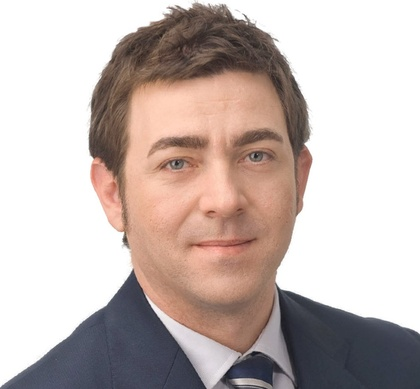
%> input picture Laboratorios/Lab03-Reconocimiento de caras/Imagenes/cara1.jpg, 420 x 389 px, shrunk from 975 x 902 before the run
$ octave PixeleadoCaras.m   (GNU Octave 9; MATLAB toolbox functions it lacks are replaced by stand-ins)
%> lines starting %> are read from the running program, lines starting %| are printed output that depends on the picture; in (x1, y1, x2, y2) boxes, pixels count from 0 and x2, y2 are one past the last pixel; in counts of white or black regions, pixels touching at a corner belong together; the program's own positions count from 1
% Este programa lee imagenes en formato jpg
% y las pixelea para bajar su resoluci髇 y
% el tama駉 de la matriz

clear all;
close all;
clc;

I1 = imread('Imagenes/cara1.jpg','jpg'); #Carga imagen
%> I1 is the input picture: size 389x420x3 uint8; mean R, G, B 197.3, 183.9, 179.7
figure(1); #muestra
imshow(uint8(I1)); #parsea a numeros 0 -255
I2 = I1;   #obs
Iz = I1(:,:,2);  #contraste
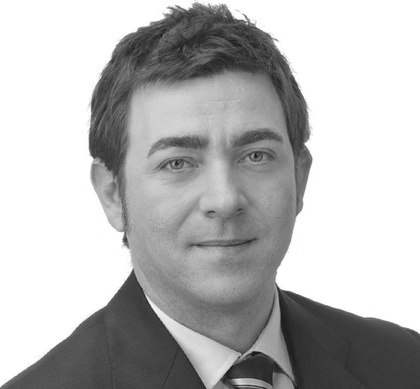
%> Iz: size 389x420 uint8; min 18, max 255, mean 183.9
%En caso la conversio no se pueda realizar cambiar el 2 por 1

[nf nc] = size(Iz);
%> nf = 389; nc = 420
%figure(2);
%imshow(uint8(Iz));


%========================================================
%                Recorte de cara por arriba
%========================================================

%                Foto               Foto recoratada
%     1  - x x x x x x x x x
%          x x x x x x x x x
%     f  - x x x x x x x x x   =>  x x x x x x x x x  -> Inicio de la cabeza
%     f  - x x x x x x x x x   =>  x x x x x x x x x  -> Inicio de la cabeza
%          x x x x x x x x x       x x x x x x x x x
%          x x x x x x x x x       x x x x x x x x x
%          x x x x x x x x x       x x x x x x x x x
%    nf    x x x x x x x x x       x x x x x x x x x
%========================================================

% ------------- Leyendo horizontalmente-------------
for f = 1:nf
  Ifila = Iz(f,:);
 %Revisa si tiene alguna mancha, diferente de blanca
 %Esto ocurre cuando llega a la cabeza
  if(any(Ifila < 255))
      break;
  end
end

%========================================================
%                Recorte de cara por abajo
%========================================================

%nfc = 1800;  1750
% Cambiar este valor para cada foto
k = 4.8
%Cuando k es mas peque駉 se corta m醩 - k generalmente(entre 1 y 3)
nfc = nf - nf/k;        % Recorte del cuello
%> nfc = 308
Iz1 = Iz(f:nfc, :);
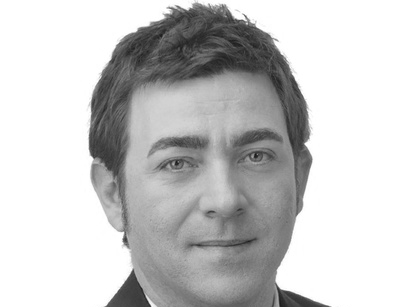
%> Iz1: size 307x420 uint8; min 22, max 255, mean 202.7
% nf representa toda la cara, y nf/k representa una porcion a cortar
% nfc refresenta la cara cortada.


%========================================================
%                Foto               Foto recoratada
%     1  - x x x x x x x x x          x x x x x x x x x ->inicio de la cabeza
%          x x x x x x x x x   => f - x x x x x x x x x
%          x x x x x x x x x          x x x x x x x x x
%          x x x x x x x x x          x x x x x x x x x
%    nfc - x x x x x x x x x          x x x x x x x x x -> inicio quijada
%          x x x x x x x x x
%     nf - x x x x x x x x x
%========================================================

%La parte del cuello para abajo lo podemos encontrar con la suguiente linea
%Iz1 = Iz(nfc:nf,:);   % se las filas de f a nfc
% Nostrar la foto recortada
%figure(3);
%imshow(uint8(Iz1));

%=========================x===============================
%             Recorte de cara por la izquierda
%========================================================

%-------------- Leyendo por columanas ----------------
for c1 = 1:nc
   Icol = Iz1(:,c1);
   if(any(Icol < 255))
     break;
   end
end

Iz2 = Iz1(:,c1:nc);   # Recorta por la izquierda
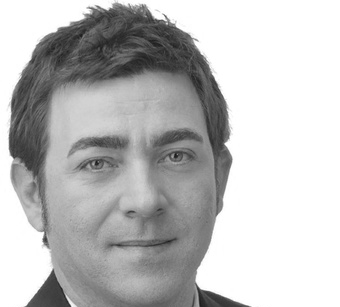
%> Iz2: size 307x340 uint8; min 22, max 255, mean 190.3
%figure(4);
%imshow(uint8(Iz2));
[nc2 nf2] = size(Iz2);
%> nc2 = 307; nf2 = 340

%========================================================
%             Recorte de cara por la derecha
%========================================================

%-------------- Leyendo por columanas ----------------
for c2 = nc2:-1:1
   Icol = Iz2(:,c2);
   if(any(Icol < 240))
     break;
   end
%-------------- Leyendo por columanas
end
Iz3 = Iz2(:,1:c2);
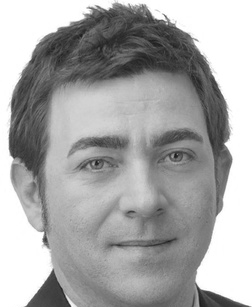
%> Iz3: size 307x252 uint8; min 22, max 255, mean 167.8
%figure(5);
%imshow(uint8(Iz3));
[ff cc] = size(Iz3);
%> ff = 307; cc = 252
ff
%> ff = 307
cc
%> cc = 252
%============================================================
%                        Pixeleado
%============================================================

% sacar un promedio de un conjunto de pixeles y poner un solo pixel
%              pc
%      x x x x x x x x x
%      x x x x x x x x x
%  pf  x x x x x x x x x      =>     x
%      x x x x x x x x x
%      x x x x x x x x x

%============================================================
% Dimension de los pixeles a reducir, depende del tama駉 de la foto

% Tama駉 final de la foto
tfinal_f = 50
tfinal_c = 50
pf = floor(ff/tfinal_f);
%> pf = 6
pc = floor(cc/tfinal_c);
%> pc = 5

ff3 = pf*floor(ff/pf);  % floor() redondea a un entero
%> ff3 = 306
cc3 = pc*floor(cc/pc);
%> cc3 = 250

% Pixelamiento en rectagulos de pf x pc
ii = 1;
for i = 1:pf:ff3
   jj = 1;
   for j = 1:pc:cc3
      im = Iz3(i:i+pf-1,j:j+pc-1);
      im = sum(sum(im))/(pf*pc);
      Inueva(ii,jj) = round(im);
      jj = jj + 1;
   end
   ii = ii + 1;
end
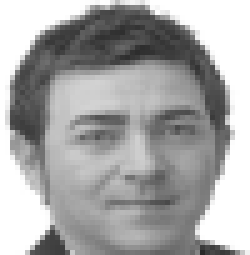
%> Inueva: size 51x50 double (shown 5 times larger); min 41, max 255, mean 167.3

I40 = Inueva;
I40bn = 255*round(I40/255*0.85);
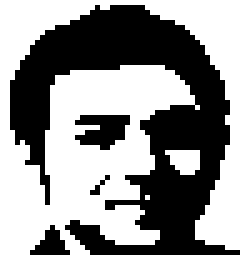
%> I40bn: size 51x50 double (shown 5 times larger); 57.6% white; 4 black regions (1 under 20 px), largest, box (x1, y1, x2, y2) and area: (2, 1, 48, 51) 996, (15, 23, 26, 30) 53, (6, 45, 14, 51) 26
%figure(13);
%imshow(uint8(I40bn));
I41bn = 255*round(I40/255*0.90);
%> I41bn: size 51x50 double; 61.7% white; 4 black regions (1 under 20 px), largest, box (x1, y1, x2, y2) and area: (2, 1, 47, 51) 904, (15, 23, 26, 29) 45, (6, 45, 14, 51) 25
%figure(14);
%imshow(uint8(I41bn));
I42bn = 255*round(I40/255*0.95);
%> I42bn: size 51x50 double; 65.8% white; 6 black regions (3 under 20 px), largest, box (x1, y1, x2, y2) and area: (2, 1, 47, 51) 802, (15, 23, 26, 29) 40, (6, 45, 14, 51) 25
figure(15);
imshow(uint8(I42bn));
[nf1 nf2] = size(I42bn);
%> nf1 = 51; nf2 = 50

% Para el entrenamiento se necesita que las fotos tengan
% el mismo numero de pixeles columnas

% Quitamos las columnas restantes para que la foto tenga el tama駉 de la foto final
%resto_c = nfc - tfinal_c

I_final = I42bn(1:tfinal_f, 1:tfinal_c);
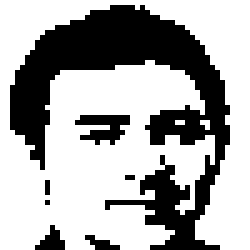
%> I_final: size 50x50 double (shown 5 times larger); 66.4% white; 7 black regions (5 under 20 px), largest, box (x1, y1, x2, y2) and area: (2, 1, 46, 50) 765, (15, 23, 26, 29) 40
[nfinalf nfinalc] = size(I_final);

% Guardar las imagenes pixeleadas
size(I_final)
save -ascii cara1px I_final;

$ run again, with Laboratorios/Lab03-Reconocimiento de caras/Imagenes/cara2.jpg copied over Laboratorios/Lab03-Reconocimiento de caras/Imagenes/cara1.jpg
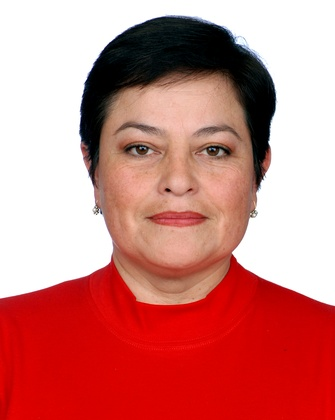
%> input picture Laboratorios/Lab03-Reconocimiento de caras/Imagenes/cara2.jpg, 335 x 420 px, shrunk from 2106 x 2644 before the run
%> I1 is the input picture: size 420x335x3 uint8; mean R, G, B 205.2, 127.4, 123.2
%> `Iz = I1(:,:,2);  #contraste`:
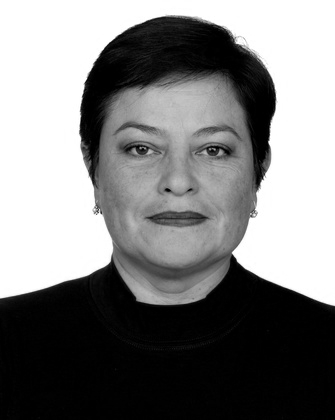
%> Iz: size 420x335 uint8; min 0, max 255, mean 127.4
%> I40bn: size 55x55 double; 57.8% white; 1 black region, box (x1, y1, x2, y2) and area: (0, 3, 55, 55) 1277
%> I41bn: size 55x55 double; 60.5% white; 2 black regions, box (x1, y1, x2, y2) and area: (0, 3, 55, 55) 1156, (23, 34, 36, 38) 38
%> I42bn: size 55x55 double; 62.6% white; 4 black regions (2 under 20 px), largest, box (x1, y1, x2, y2) and area: (0, 3, 55, 55) 1087, (24, 35, 35, 38) 31
%> `I_final = I42bn(1:tfinal_f, 1:tfinal_c);`:
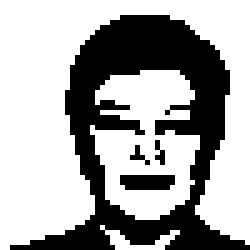
%> I_final: size 50x50 double (shown 5 times larger); 65.7% white; 4 black regions (2 under 20 px), largest, box (x1, y1, x2, y2) and area: (2, 3, 50, 50) 814, (24, 35, 35, 38) 31

$ run again, with Laboratorios/Lab03-Reconocimiento de caras/Imagenes/cara3.JPG copied over Laboratorios/Lab03-Reconocimiento de caras/Imagenes/cara1.jpg
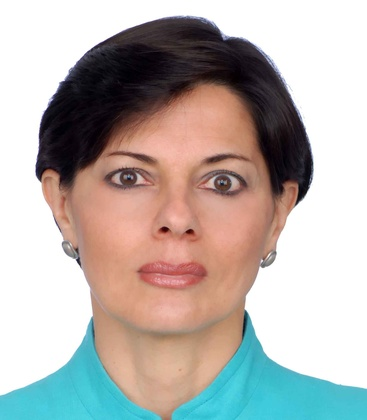
%> input picture Laboratorios/Lab03-Reconocimiento de caras/Imagenes/cara3.JPG, 367 x 420 px, shrunk from 1810 x 2071 before the run
%> I1 is the input picture: size 420x367x3 uint8; mean R, G, B 183.1, 177.4, 173
%> `Iz3 = Iz2(:,1:c2);`:
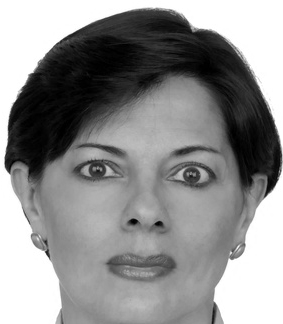
%> Iz3: size 324x283 uint8; min 0, max 255, mean 143.3
%> I40bn: size 54x56 double; 49% white; 12 white regions (8 under 20 px), largest, box (x1, y1, x2, y2) and area: (0, 0, 56, 54) 990, (42, 30, 56, 54) 209, (19, 15, 41, 37) 180, (33, 31, 46, 43) 84
%> I41bn: size 54x56 double; 56.3% white; 7 black regions (4 under 20 px), largest, box (x1, y1, x2, y2) and area: (1, 2, 56, 46) 1225, (21, 42, 36, 47) 58, (33, 49, 44, 54) 26
%> I42bn: size 54x56 double; 61.1% white; 10 black regions (7 under 20 px), largest, box (x1, y1, x2, y2) and area: (1, 2, 56, 43) 1082, (21, 42, 36, 47) 54, (24, 36, 34, 39) 20
%> `I_final = I42bn(1:tfinal_f, 1:tfinal_c);`:
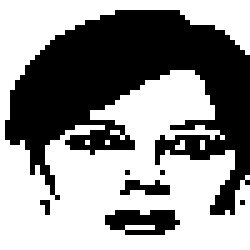
%> I_final: size 50x50 double (shown 5 times larger); 57.2% white; 7 black regions (4 under 20 px), largest, box (x1, y1, x2, y2) and area: (1, 2, 50, 43) 990, (21, 42, 36, 47) 54, (24, 36, 34, 39) 20

$ run again, with Laboratorios/Lab03-Reconocimiento de caras/Imagenes/cara4.jpg copied over Laboratorios/Lab03-Reconocimiento de caras/Imagenes/cara1.jpg
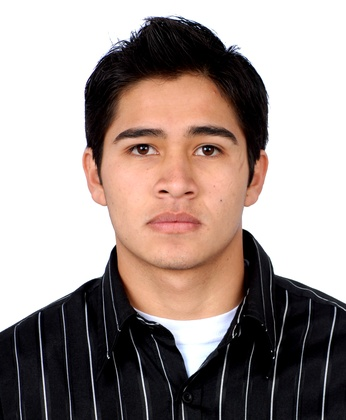
%> input picture Laboratorios/Lab03-Reconocimiento de caras/Imagenes/cara4.jpg, 346 x 420 px, shrunk from 2016 x 2446 before the run
%> I1 is the input picture: size 420x346x3 uint8; mean R, G, B 160.3, 146.8, 142.5
%> I40bn: size 55x55 double; 67.5% white; 3 black regions (2 under 20 px), largest, box (x1, y1, x2, y2) and area: (2, 3, 55, 55) 979
%> I41bn: size 55x55 double; 70.2% white; 3 black regions (1 under 20 px), largest, box (x1, y1, x2, y2) and area: (14, 3, 45, 39) 520, (2, 37, 55, 55) 380
%> I42bn: size 55x55 double; 72.2% white; 5 black regions (2 under 20 px), largest, box (x1, y1, x2, y2) and area: (14, 3, 45, 32) 453, (2, 38, 55, 55) 361, (24, 35, 34, 39) 22
%> `I_final = I42bn(1:tfinal_f, 1:tfinal_c);`:
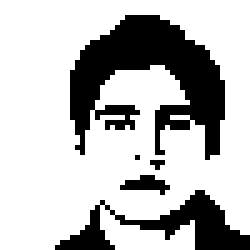
%> I_final: size 50x50 double (shown 5 times larger); 73.9% white; 5 black regions (2 under 20 px), largest, box (x1, y1, x2, y2) and area: (14, 3, 45, 32) 453, (11, 38, 50, 50) 173, (24, 35, 34, 39) 22
